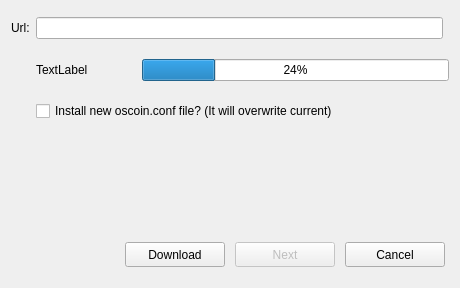
<?xml version="1.0" encoding="UTF-8"?>
<ui version="4.0">
 <class>Downloader</class>
 <widget class="QDialog" name="Downloader">
  <property name="geometry">
   <rect>
    <x>0</x>
    <y>0</y>
    <width>460</width>
    <height>288</height>
   </rect>
  </property>
  <property name="windowTitle">
   <string>Downloader</string>
  </property>
  <layout class="QGridLayout" name="gridLayout">
   <item row="8" column="1" colspan="2">
    <layout class="QHBoxLayout" name="horizontalLayout_3">
     <property name="spacing">
      <number>10</number>
     </property>
     <property name="sizeConstraint">
      <enum>QLayout::SetFixedSize</enum>
     </property>
     <property name="topMargin">
      <number>7</number>
     </property>
     <property name="rightMargin">
      <number>4</number>
     </property>
     <item>
      <spacer name="horizontalSpacer">
       <property name="orientation">
        <enum>Qt::Horizontal</enum>
       </property>
       <property name="sizeHint" stdset="0">
        <size>
         <width>40</width>
         <height>20</height>
        </size>
       </property>
      </spacer>
     </item>
     <item>
      <widget class="QPushButton" name="downloadButton">
       <property name="minimumSize">
        <size>
         <width>100</width>
         <height>25</height>
        </size>
       </property>
       <property name="text">
        <string>Download</string>
       </property>
       <property name="autoDefault">
        <bool>false</bool>
       </property>
      </widget>
     </item>
     <item>
      <widget class="QPushButton" name="continueButton">
       <property name="enabled">
        <bool>false</bool>
       </property>
       <property name="minimumSize">
        <size>
         <width>100</width>
         <height>25</height>
        </size>
       </property>
       <property name="text">
        <string>Next</string>
       </property>
       <property name="autoDefault">
        <bool>false</bool>
       </property>
      </widget>
     </item>
     <item>
      <widget class="QPushButton" name="quitButton">
       <property name="minimumSize">
        <size>
         <width>100</width>
         <height>25</height>
        </size>
       </property>
       <property name="text">
        <string>Cancel</string>
       </property>
       <property name="autoDefault">
        <bool>false</bool>
       </property>
      </widget>
     </item>
    </layout>
   </item>
   <item row="7" column="1" colspan="2">
    <widget class="QLabel" name="statusLabel">
     <property name="sizePolicy">
      <sizepolicy hsizetype="Preferred" vsizetype="Fixed">
       <horstretch>0</horstretch>
       <verstretch>0</verstretch>
      </sizepolicy>
     </property>
     <property name="minimumSize">
      <size>
       <width>0</width>
       <height>90</height>
      </size>
     </property>
     <property name="text">
      <string/>
     </property>
     <property name="alignment">
      <set>Qt::AlignLeading|Qt::AlignLeft|Qt::AlignTop</set>
     </property>
     <property name="wordWrap">
      <bool>true</bool>
     </property>
    </widget>
   </item>
   <item row="5" column="1" colspan="2">
    <layout class="QHBoxLayout" name="horizontalLayout_2">
     <property name="sizeConstraint">
      <enum>QLayout::SetFixedSize</enum>
     </property>
     <property name="topMargin">
      <number>8</number>
     </property>
     <property name="bottomMargin">
      <number>8</number>
     </property>
     <item>
      <widget class="QLabel" name="progressBarLabel">
       <property name="sizePolicy">
        <sizepolicy hsizetype="Preferred" vsizetype="Preferred">
         <horstretch>0</horstretch>
         <verstretch>0</verstretch>
        </sizepolicy>
       </property>
       <property name="minimumSize">
        <size>
         <width>100</width>
         <height>0</height>
        </size>
       </property>
       <property name="maximumSize">
        <size>
         <width>16777215</width>
         <height>16777215</height>
        </size>
       </property>
       <property name="text">
        <string>TextLabel</string>
       </property>
       <property name="alignment">
        <set>Qt::AlignLeading|Qt::AlignLeft|Qt::AlignVCenter</set>
       </property>
       <property name="margin">
        <number>0</number>
       </property>
      </widget>
     </item>
     <item>
      <widget class="QProgressBar" name="progressBar">
       <property name="value">
        <number>24</number>
       </property>
       <property name="alignment">
        <set>Qt::AlignLeading|Qt::AlignLeft|Qt::AlignTop</set>
       </property>
      </widget>
     </item>
    </layout>
   </item>
   <item row="0" column="1">
    <widget class="QLineEdit" name="urlEdit">
     <property name="enabled">
      <bool>true</bool>
     </property>
    </widget>
   </item>
   <item row="6" column="1">
    <widget class="QCheckBox" name="confCheckBox">
     <property name="text">
      <string>Install new oscoin.conf file? (It will overwrite current)</string>
     </property>
    </widget>
   </item>
   <item row="0" column="0">
    <widget class="QLabel" name="urlLabel">
     <property name="text">
      <string>Url:</string>
     </property>
    </widget>
   </item>
  </layout>
 </widget>
 <layoutdefault spacing="6" margin="11"/>
 <resources/>
 <connections/>
</ui>
